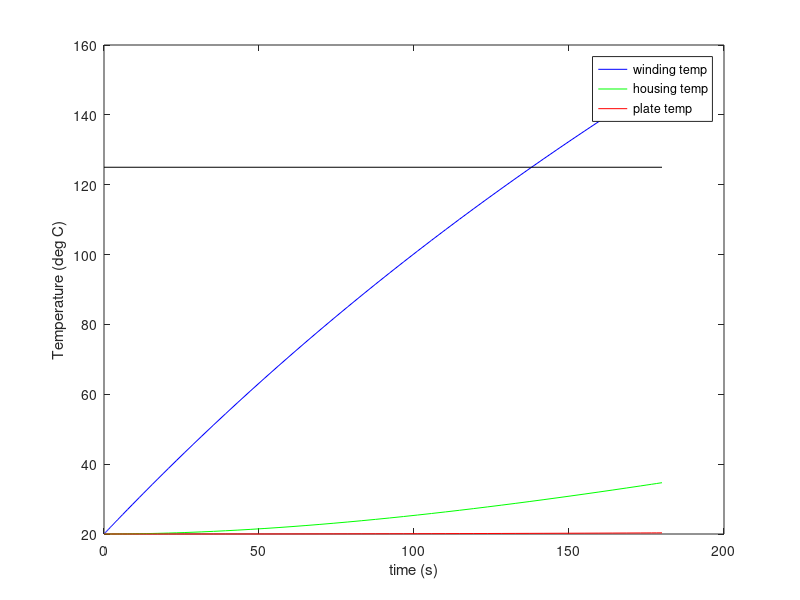
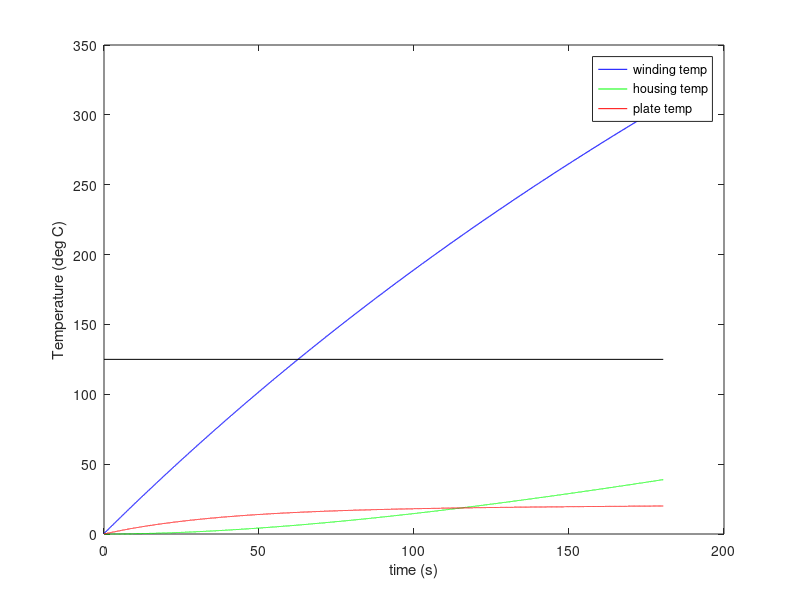

Recreate these plots in MATLAB, in order.
%% %% three_mass_thermal_model.m
%   Dan Lynch
%   3/15/18
%% Description

%%
clear;
close all;
clc;

%% Calculate thermal "constants"
Ts = 100; % averaged Ts, very hand-wavey
Tamb = 20;
g = 9.81;
beta = 3e-3; % https://www.engineeringtoolbox.com/air-density-specific-weight-d_600.html
L = 0.112; % characteristic length is surface area divided by perimeter
nu = 18.86e-6; % https://www.engineeringtoolbox.com/air-absolute-kinematic-viscosity-d_601.html
alpha = 27e-6; % https://www.engineeringtoolbox.com/air-thermal-diffusivity-d_2011.html
Pr = 0.705; % https://www.engineeringtoolbox.com/air-prandtl-number-viscosity-heat-capacity-thermal-conductivity-d_2009.html
RaL = (g*beta*(Ts - Tamb)*(L^3))/(nu*alpha);
NuL = (0.68 + ((0.67*(RaL^0.25))/((1 + ((0.492/Pr)^(9/16)))^(4/9))))^2;
kair = 28.8e-3; % https://www.engineeringtoolbox.com/air-properties-viscosity-conductivity-heat-capacity-d_1509.html?vA=60&degree=C&pressure=1bar#

%% Parameters
Tw_max = 125;

kv = 21.1/4.57; % stall current divided by stall torque. Close to datasheet's 4.6083 A/Nm
torque = 1.5;

I = torque*kv;
R = 2.28;

mw = 0.3;
cw = 390;
Rtwh = 2.6;

mh = 0.3;
ch = 910;
Rtha = 1.91;

mAL = 0.7;
cAL = 910;
hAL = NuL*kair/L;
AAL = 0.086;

%% ODE
dTdt = @(t,T) [-1/(mw*cw*Rtwh), 1/(mw*cw*Rtwh), 0; 
                1/(mh*ch*Rtwh), -1/(mh*ch*Rtwh) - 1/(mh*ch*Rtha), 1/(mh*ch*Rtha);
                0, 1/(mAL*cAL*Rtha), -1/(mAL*cAL*Rtha) - (hAL*AAL)/(mAL*cAL)]...
                *[T(1); T(2); T(3)]...
                + [(I^2)*R/(cw*mw); 0; ((hAL*AAL)/(mAL*cAL))*Tamb];
            
%% Simulate, for steady-state current draw:
T_init = [20; 20; 20];
timespan = [0 180];
[t,T] = ode45(dTdt,timespan,T_init);

%% Plot simulation result:
figure
plot(t,T(:,1),'b-',t,T(:,2),'g-',t,T(:,3),'r-')
hold on
line([0 t(end)],[Tw_max Tw_max],'Color','black')
legend('winding temp','housing temp','plate temp','Location','Best')
xlabel('time (s)')
ylabel('Temperature (deg C)')
hold off 

%% Simulate, for current needed to jump:
torqueJump = 4.6;

sim_t = 0;
sim_T = [0 0 0];

on_time = 0.1;
off_time = 0.4 - on_time;
while sim_t(end) < 180
% heating:
I = torqueJump*kv;
dTdt = @(t,T) [-1/(mw*cw*Rtwh), 1/(mw*cw*Rtwh), 0; 
                1/(mh*ch*Rtwh), -1/(mh*ch*Rtwh) - 1/(mh*ch*Rtha), 1/(mh*ch*Rtha);
                0, 1/(mAL*cAL*Rtha), -1/(mAL*cAL*Rtha) - (hAL*AAL)/(mAL*cAL)]...
                *[T(1); T(2); T(3)]...
                + [(I^2)*R/(cw*mw); 0; ((hAL*AAL)/(mAL*cAL))*Tamb];
dTdt_heating = @(t,T) dTdt(t,T);
T_init = [sim_T(end,1); sim_T(end,2); sim_T(end,3)]; % everything starts at ambient temperature
timespan = [sim_t(end) sim_t(end)+on_time];

[t_heating,T_heating] = ode45(dTdt_heating,timespan,T_init);

% cooling:
I = 0;
dTdt = @(t,T) [-1/(mw*cw*Rtwh), 1/(mw*cw*Rtwh), 0; 
                1/(mh*ch*Rtwh), -1/(mh*ch*Rtwh) - 1/(mh*ch*Rtha), 1/(mh*ch*Rtha);
                0, 1/(mAL*cAL*Rtha), -1/(mAL*cAL*Rtha) - (hAL*AAL)/(mAL*cAL)]...
                *[T(1); T(2); T(3)]...
                + [(I^2)*R/(cw*mw); 0; ((hAL*AAL)/(mAL*cAL))*Tamb];
dTdt_cooling = @(t,T) dTdt(t,T);
T_init = [T_heating(end,1); T_heating(end,2); T_heating(end,3)]; % everything starts at ambient temperature
timespan = [sim_t(end)+on_time sim_t(end)+on_time+off_time];

[t_cooling,T_cooling] = ode45(dTdt_cooling,timespan,T_init);

t = vertcat(t_heating, t_cooling);
T = vertcat(T_heating, T_cooling);

sim_t = vertcat(sim_t, t);
sim_T = vertcat(sim_T, T);

end
figure

plot(sim_t,sim_T(:,1),'b-',sim_t,sim_T(:,2),'g-',sim_t,sim_T(:,3),'r-')
line([0 sim_t(end)],[Tw_max Tw_max],'Color','black')
legend('winding temp','housing temp','plate temp','Location','Best')
xlabel('time (s)')
ylabel('Temperature (deg C)')
hold off 